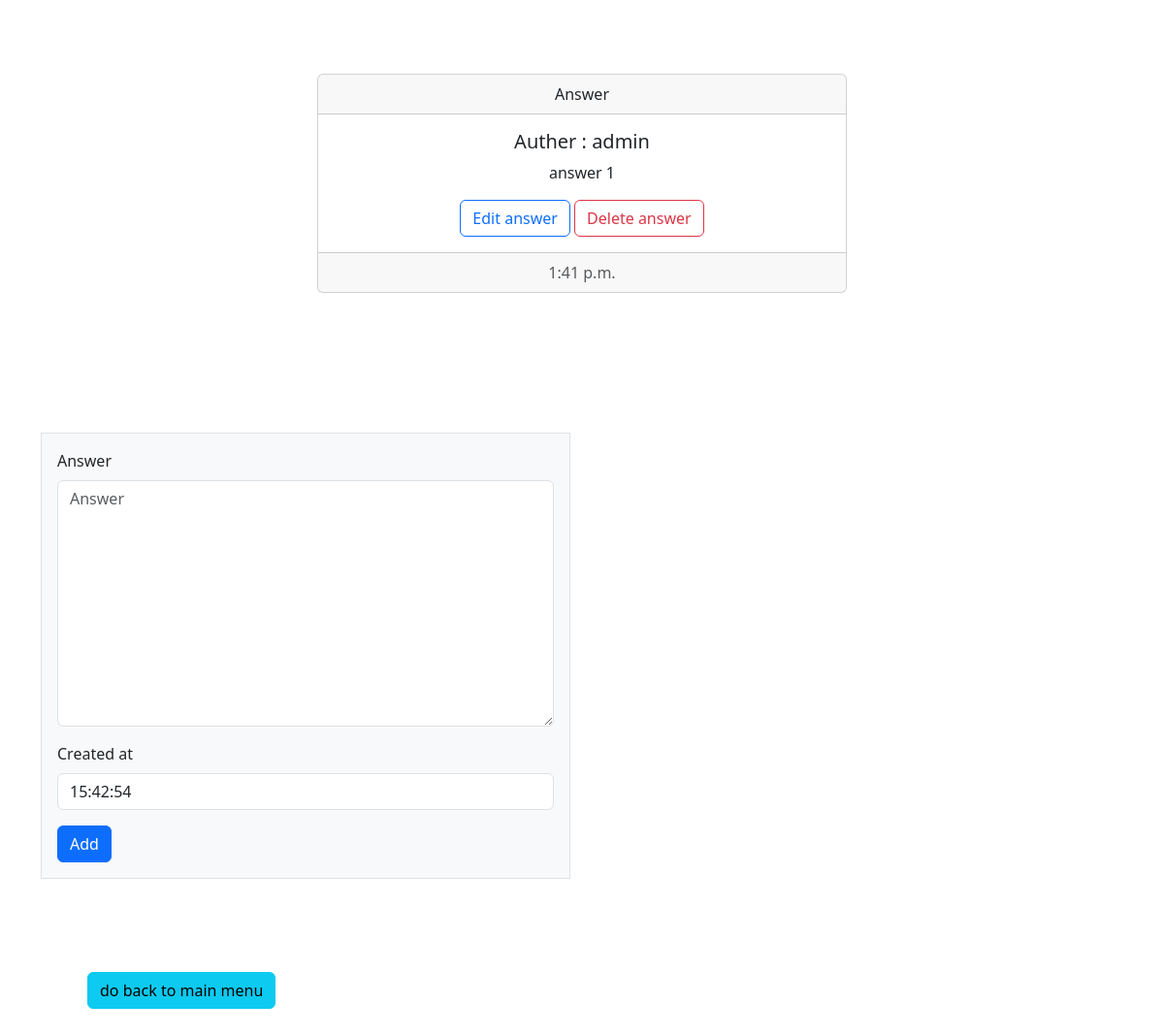
Before: /chat/2 (lower part) with the older database file.
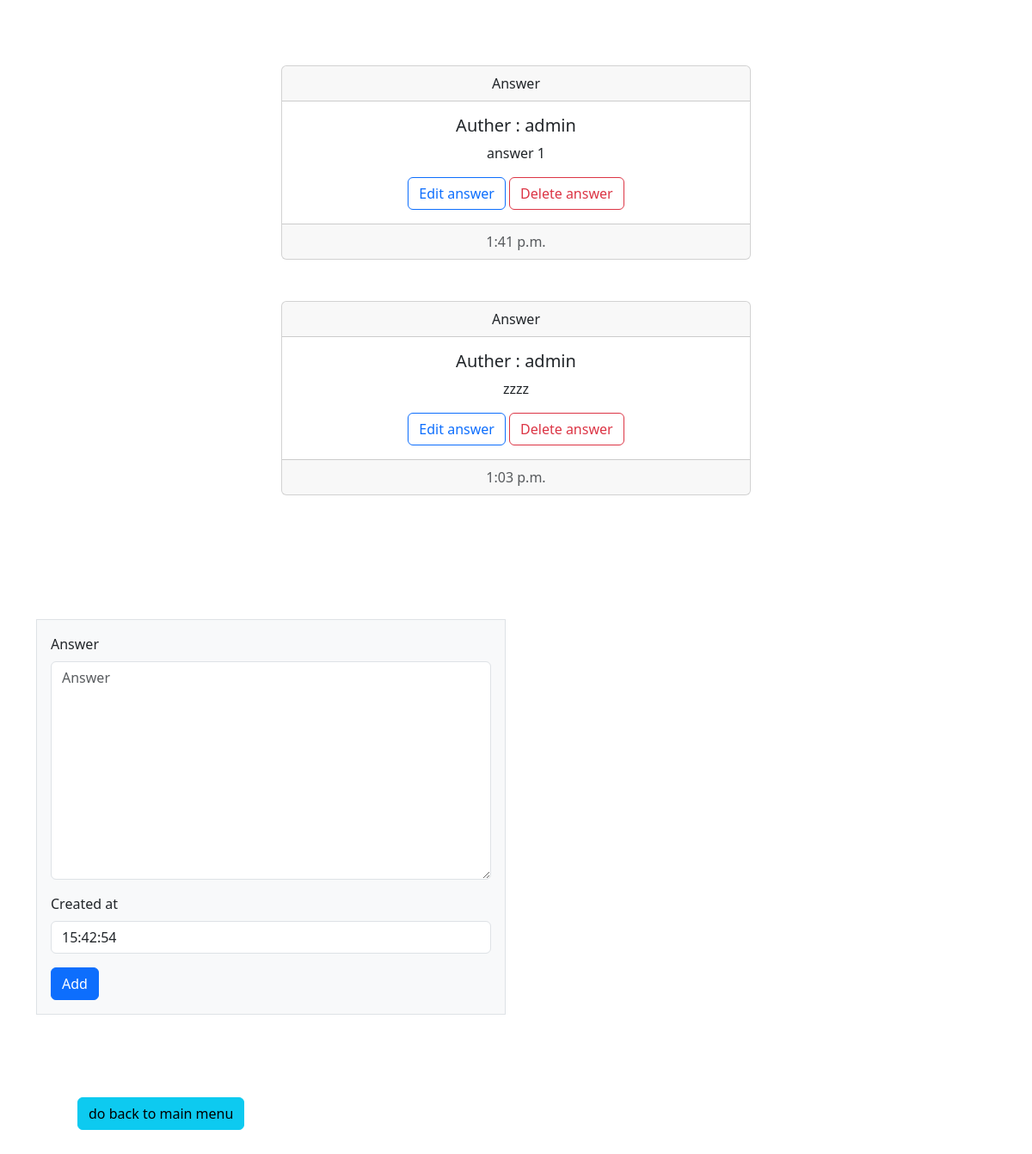
After: the same page with the newer database file.
### chat/models.py (models this page shows, shortened)
class Answers(models.Model):
    author = models.ForeignKey(User , on_delete=models.CASCADE , related_name='author_answer')
    answer = models.TextField(max_length=1000)
    question = models.ForeignKey(Question,on_delete=models.CASCADE , related_name='question_answer')
    created_at = models.TimeField(default=timezone.now)

### chat/views.py (the view)
# urls.py: path('<int:id>' , views.question_detail , name = 'question_detail'),
def question_detail(request,id):
    question = Question.objects.get(id=id)
    answer = Answers.objects.filter(question=question)
    if request.method == 'POST':
        form = AnswersForm(request.POST)
        if form.is_valid():
            my_form = form.save(commit=False)
            my_form.author = request.user
            my_form.question = question
            my_form.save()
    else:
        form = AnswersForm()
    return render(request,'chat/question_detail.html',{'que':question,
                                              'ans':answer,
                                              'form':form})

### chat/forms.py
class AnswersForm(forms.ModelForm):
    class Meta:
        model = Answers
        exclude = ['author','question']

### chat/templates/chat/question_detail.html (shortened to what this page needs)
{% extends 'base.html' %}
{% load django_bootstrap5 %}
{% block body %}
    <div class="container">
        <div class="row">
            <div class="col-6 my-5 mx-auto ">
                {% for answer in ans %}
                    <div class="card text-center my-5 ">
                        <div class="card-header">
                        Answer
                        </div>
                        <div class="card-body">
                        <h5 class="card-title">Auther : {{answer.author}} </h5>
                        <p class="card-text">{{answer.answer}}</p>
                        <a href="{% url 'chat:answer_edit' answer.id %}" class="btn btn-outline-primary">Edit answer </a>
                        <a href="{% url 'chat:answer_delete' answer.id %}" class="btn btn-outline-danger">Delete answer </a>
                        </div>
                        <div class="card-footer text-body-secondary">
                            {{answer.created_at}}
                        </div>
                    </div>
                {% endfor %}
            </div>
        </div>
    </div>
    <div class="container">
        <div class="row">
            <div class="col-6 my-5 mx">
                <form method="post" class="border p-3 bg-body-tertiary">
                    {% bootstrap_form form %}
                    {% bootstrap_button button_type="submit" content="Add" %}
                </form>
            </div>
        </div>
        <a class="btn btn-info ms-5 my-5 " href="{% url 'chat:ques_list' %} ">do back to main menu</a>
    </div>
{% endblock body %}

Changed rows visible on the page:
added Answers: author "admin", answer "zzzz", created_at "1:03 p.m."
